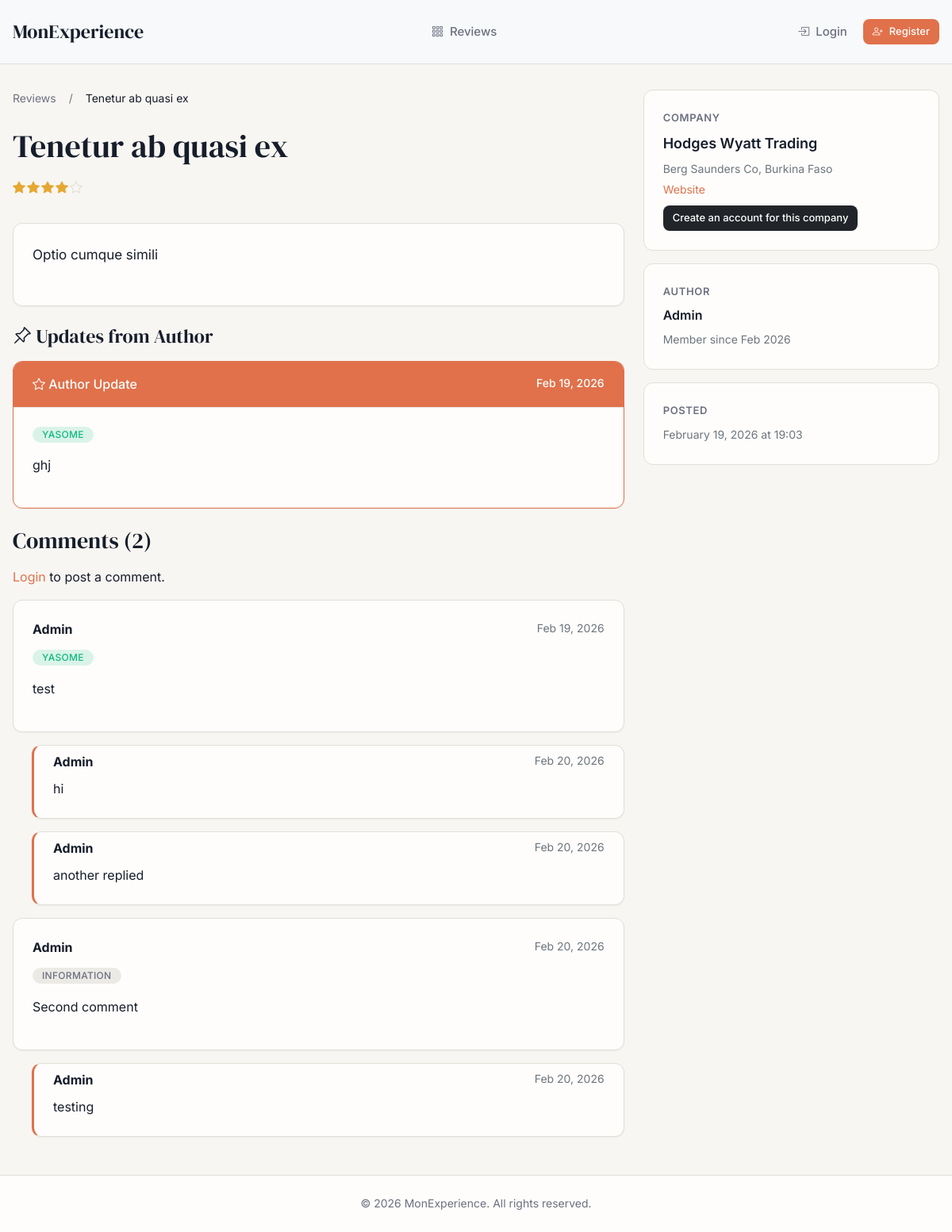
Screenshot of /reviews/32493290-0ea1-42b9-9ab4-2a4f6b53a6cb/ with the database file from the repository.
### apps/reviews/models.py (models this page shows, shortened)
class Review(BaseModel):
    STATUS_CHOICES = [
        ("pending", "Pending"),
        ("approved", "Approved"),
        ("rejected", "Rejected"),
    ]
    user = models.ForeignKey(
        settings.AUTH_USER_MODEL,
        on_delete=models.CASCADE,
        related_name="reviews"
    )
    tags = models.ManyToManyField(
        Tag,
        related_name="reviews",
        blank=True
    )
    company = models.ForeignKey(
        "companies.Company",
        on_delete=models.CASCADE,
        related_name="reviews",
        help_text="Company this review is about"
    )
    title = models.CharField(max_length=200)
    body = models.TextField()
    rating = models.PositiveSmallIntegerField(
        choices=[(i, str(i)) for i in range(1, 6)]
    )
    faced_company = models.DateTimeField(
        null=True,
        blank=True,
        help_text="When you faced/interacted with the company"
    )
    status = models.CharField(
        max_length=10,
        choices=STATUS_CHOICES,
        default="pending"
    )
    is_hidden = models.BooleanField(default=False, help_text="User can hide their own review")
    comments_enabled = models.BooleanField(default=True, help_text="Allow comments on this review")
    evidence = models.FileField(upload_to="reviews/evidence/", blank=True)
    thumbnail = models.ImageField(upload_to="reviews/thumbnails/", blank=True)
    class Meta:
        ordering = ["-created_at"]
        indexes = [
            models.Index(fields=["status", "-created_at"]),
        ]

class ReviewUpdate(BaseModel):
    review = models.ForeignKey(
        Review,
        on_delete=models.CASCADE,
        related_name="updates"
    )
    tags = models.ManyToManyField(
        Tag,
        related_name="review_updates",
        blank=True,
        help_text="Additional tags to add to the review"
    )
    message = models.TextField(help_text="Update message from the author")
    photos = models.ImageField(upload_to="reviews/updates/", blank=True)
    class Meta:
        ordering = ["-created_at"]

class Tag(BaseModel):
    MOOD_CHOICES = [
        ("positive", "Positive"),
        ("neutral", "Neutral"),
        ("negative", "Negative"),
    ]
    name = models.CharField(max_length=100, unique=True)
    slug = models.SlugField(max_length=100, unique=True)
    description = models.TextField(blank=True)
    mood = models.CharField(max_length=20, choices=MOOD_CHOICES, default="neutral")
    class Meta:
        verbose_name_plural = "tags"
        ordering = ["mood", "name"]

class Comment(BaseModel):
    user = models.ForeignKey(
        settings.AUTH_USER_MODEL,
        on_delete=models.CASCADE,
        related_name="comments"
    )
    review = models.ForeignKey(
        Review,
        on_delete=models.CASCADE,
        related_name="comments"
    )
    parent = models.ForeignKey(
        "self",
        on_delete=models.CASCADE,
        null=True,
        blank=True,
        related_name="replies"
    )
    tag = models.ForeignKey(
        Tag,
        on_delete=models.SET_NULL,
        null=True,
        blank=True,
        related_name="comments",
        help_text="Optional tag to enforce or decrease the initial tag"
    )
    message = models.TextField()
    photos = models.ImageField(upload_to="comments/photos/", blank=True)
    is_company_response = models.BooleanField(
        default=False,
        help_text="This comment is an official response from the company"
    )
    is_company_response = models.BooleanField(
        default=False,
        help_text="True if this is an official response from the company"
    )
    class Meta:
        ordering = ["created_at"]
        indexes = [
            models.Index(fields=["review", "-created_at"]),
        ]

### apps/users/models.py (models this page shows, shortened)
class User(AbstractUser):
    id = models.UUIDField(primary_key=True, default=uuid.uuid4, editable=False)
    bio = models.TextField(blank=True)
    avatar = models.ImageField(upload_to="users/avatars/", blank=True)
    country = CountryField()
    phone = PhoneNumberField(
        unique=True,
        region=None,
        help_text="Phone number with country code (e.g., +1234567890)"
    )
    full_name = models.CharField(max_length=150, blank=True, verbose_name="Full Name")
    created_at = models.DateTimeField(auto_now_add=True)
    updated_at = models.DateTimeField(auto_now=True)
    username = None
    USERNAME_FIELD = "phone"
    REQUIRED_FIELDS = ["full_name"]
    class Meta:
        db_table = "users"

### apps/companies/models.py (models this page shows, shortened)
class Company(models.Model):
    id = models.UUIDField(primary_key=True, default=uuid.uuid4, editable=False)
    name = models.CharField(max_length=255)
    country = CountryField()
    city = models.CharField(max_length=100, blank=True)
    address = models.TextField(blank=True)
    phone = PhoneNumberField(region=None, blank=True, help_text="Company phone with country code")
    website = models.URLField(blank=True, help_text="Company website URL")
    industry = models.CharField(max_length=100, blank=True, help_text="Industry or sector")
    created_at = models.DateTimeField(auto_now_add=True)
    updated_at = models.DateTimeField(auto_now=True)
    is_verified = models.BooleanField(default=False, help_text="Whether company has been verified")
    verified_at = models.DateTimeField(null=True, blank=True, help_text="When company was verified")
    claimed_by = models.OneToOneField(
        settings.AUTH_USER_MODEL,
        on_delete=models.SET_NULL,
        null=True,
        blank=True,
        related_name="claimed_company",
        help_text="User who verified and manages this company account"
    )
    objects = CompanyManager()
    class Meta:
        db_table = "companies"
        ordering = ["name"]
        constraints = [
            models.UniqueConstraint(fields=["name", "country"], name="unique_company_name_country")
        ]
        indexes = [
            models.Index(fields=["name", "country"]),
        ]

### apps/reviews/views.py (the view, shortened to what this page needs)
# urls.py: path("reviews/<uuid:pk>/", views.ReviewDetailView.as_view(), name="review_detail"),
class ReviewDetailView(DetailView):
    model = Review
    template_name = "reviews/review_detail.html"
    context_object_name = "review"
    def get_queryset(self):
        return Review.objects.select_related("user", "company").prefetch_related("tags", "updates")
    def get_object(self, queryset=None):
        obj = super().get_object(queryset)
        if not (self.request.user.is_authenticated and (self.request.user == obj.user or self.request.user.is_staff)):
            if obj.is_hidden or obj.status != "approved":
                from django.http import Http404
                raise Http404("Review not found")
        return obj
    def get_context_data(self, **kwargs):
        context = super().get_context_data(**kwargs)
        if self.request.user.is_authenticated and self.object.comments_enabled:
            context["comment_form"] = CommentForm()
        context["comments"] = self.object.comments.select_related("user", "tag", "parent").prefetch_related("replies__user", "replies__tag").filter(parent__isnull=True)
        context["update_form"] = ReviewUpdateForm()
        context["updates"] = self.object.updates.select_related().prefetch_related("tags").all()
        from apps.companies.selectors import company_get_for_user
        context["claimed_company"] = company_get_for_user(self.request.user)
        return context

### apps/companies/selectors.py (called while the page is built)
def company_get_for_user(user):
    if not user.is_authenticated:
        return None
    try:
        return Company.objects.get(claimed_by=user)
    except Company.DoesNotExist:
        return None

### config/context_processors.py (called while the page is built)
def company_context(request):
    if request.user.is_authenticated:
        claimed_company = company_get_for_user(request.user)
        return {
            'claimed_company': claimed_company,
        }
    return {}

### templates/reviews/review_detail.html (shortened to what this page needs)
{% extends "base.html" %}
{% load crispy_forms_tags %}
{% block content %}
<div class="row">
    <div class="col-lg-8">
        <nav aria-label="breadcrumb">
            <ol class="breadcrumb">
                <li class="breadcrumb-item"><a href="{% url 'review_list' %}">Reviews</a></li>
                <li class="breadcrumb-item active">{{ review.title }}</li>
            </ol>
        </nav>
        <header class="review-detail-header">
            <h1 class="review-detail-title">{{ review.title }}</h1>
            <div class="review-detail-meta">
                <div class="rating">
                    {% for i in "12345" %}
                    {% if forloop.counter <= review.rating %}
                    <i class="bi bi-star-fill rating-star filled"></i>
                    {% else %}
                    <i class="bi bi-star rating-star"></i>
                    {% endif %}
                    {% endfor %}
                </div>
            </div>
        </header>
        <div class="card mb-4">
            <div class="card-body review-detail-body">
                {{ review.body|linebreaks }}
            </div>
        </div>
        {% if updates %}
        <div class="mt-4">
            <h4><i class="bi bi-pin-angle"></i> Updates from Author</h4>
            {% for update in updates %}
            <div class="card mb-3" style="border-color: var(--primary);">
                <div class="card-header" style="background-color: var(--primary); color: var(--primary-foreground);">
                    <div class="d-flex justify-content-between">
                        <span><i class="bi bi-star"></i> Author Update</span>
                        <small>{{ update.created_at|date:"M d, Y" }}</small>
                    </div>
                </div>
                <div class="card-body">
                    <div class="review-card-tags mb-2">
                        {% for tag in update.tags.all %}
                        {% if tag.mood == 'positive' %}
                        <span class="badge badge-positive">{{ tag.name }}</span>
                        {% elif tag.mood == 'negative' %}
                        <span class="badge badge-negative">{{ tag.name }}</span>
                        {% else %}
                        <span class="badge badge-neutral">{{ tag.name }}</span>
                        {% endif %}
                        {% endfor %}
                    </div>
                    <p class="mt-2">{{ update.message|linebreaks }}</p>
                </div>
            </div>
            {% endfor %}
        </div>
        {% endif %}
        <div class="mt-4">
            <h3>Comments ({{ comments.count }})</h3>
            {% if user.is_authenticated and review.comments_enabled %}
            <div class="card mb-4">
                <div class="card-body">
                    <form method="post" enctype="multipart/form-data">
                        {% csrf_token %}
                        {{ comment_form|crispy }}
                        <button type="submit" class="btn btn-primary">Post Comment</button>
                    </form>
                </div>
            </div>
            {% elif not review.comments_enabled %}
            <div class="alert" style="background-color: var(--secondary);">
                <i class="bi bi-chat-dash"></i> Comments are disabled for this review.
            </div>
            {% else %}
            <p><a href="{% url 'login' %}">Login</a> to post a comment.</p>
            {% endif %}
            {% for comment in comments %}
            <div class="card mb-3" id="comment-{{ comment.id }}">
                <div class="card-body">
                    <div class="d-flex justify-content-between">
                        <strong>{{ comment.user.full_name|default:comment.user.phone }}</strong>
                        <small class="text-muted">{{ comment.created_at|date:"M d, Y" }}</small>
                    </div>
                    {% if comment.tag %}
                    <div class="mt-2">
                        {% if comment.tag.mood == 'positive' %}
                        <span class="badge badge-positive">{{ comment.tag.name }}</span>
                        {% elif comment.tag.mood == 'negative' %}
                        <span class="badge badge-negative">{{ comment.tag.name }}</span>
                        {% else %}
                        <span class="badge badge-neutral">{{ comment.tag.name }}</span>
                        {% endif %}
                    </div>
                    {% endif %}
                    <p class="mt-2">{{ comment.message|linebreaks }}</p>
                </div>
            </div>
            {% for reply in comment.replies.all %}
            <div class="card mb-3 ms-4" style="border-left: 3px solid var(--primary);">
                <div class="card-body py-2">
                    <div class="d-flex justify-content-between">
                        <strong>{{ reply.user.full_name|default:reply.user.phone }}</strong>
                        <small class="text-muted">{{ reply.created_at|date:"M d, Y" }}</small>
                    </div>
                    <p class="mt-2 mb-1">{{ reply.message|linebreaks }}</p>
                </div>
            </div>
            {% endfor %}
            {% empty %}
            <p class="text-muted">No comments yet.</p>
            {% endfor %}
        </div>
    </div>
    <div class="col-lg-4">
        <div class="review-sidebar">
            <div class="sidebar-card">
                <div class="sidebar-card-title">Company</div>
                <p class="mb-1" style="font-weight: 600; font-size: 1.125rem;">{{ review.company.name }}</p>
                <small class="text-muted">
                    {% if review.company.city %}{{ review.company.city }}, {% endif %}{{ review.company.country.name }}
                </small>
                {% if review.company.website %}
                <br><small><a href="{{ review.company.website }}" target="_blank">Website</a></small>
                {% endif %}
                {% if not claimed_company and not review.company.claimed_by %}
                <div class="mt-2">
                    {% if user.is_authenticated %}
                    <a href="{% url 'company_claim_with_company' review.company.id %}" class="btn btn-sm btn-dark">Claim this company</a>
                    {% else %}
                    <a href="#" class="btn btn-sm btn-dark">Create an account for this company</a>
                    {% endif %}
                </div>
                {% endif %}
            </div>
            <div class="sidebar-card">
                <div class="sidebar-card-title">Author</div>
                <p class="mb-1" style="font-weight: 600;">{{ review.user.full_name|default:review.user.phone }}</p>
                <small class="text-muted">Member since {{ review.user.date_joined|date:"M Y" }}</small>
            </div>
            <div class="sidebar-card">
                <div class="sidebar-card-title">Posted</div>
                <small class="text-muted">
                    {{ review.created_at|date:"F d, Y" }} at {{ review.created_at|time:"H:i" }}
                </small>
            </div>
        </div>
    </div>
</div>
{% endblock %}

### rows the page displays
Review: title "Tenetur ab quasi ex", rating 4 (drawn), body "Optio cumque simili", company.name "Hodges Wyatt Trading", company.city "Berg Saunders Co", company.country.name "Burkina Faso", user.full_name "Admin", user.date_joined "Feb 2026", created_at "February 19, 2026", created_at "19:03"
ReviewUpdate: created_at "Feb 19, 2026", message "ghj"
Tag: name "YASOME"
Comment: user.full_name "Admin", created_at "Feb 19, 2026", tag.name "YASOME", message "test"
Comment: user.full_name "Admin", created_at "Feb 20, 2026", message "hi"
Comment: user.full_name "Admin", created_at "Feb 20, 2026", message "another replied"
Comment: user.full_name "Admin", created_at "Feb 20, 2026", tag.name "INFORMATION", message "Second comment"
Comment: user.full_name "Admin", created_at "Feb 20, 2026", message "testing"

### other values shown
{{ comments.count }} "2"
